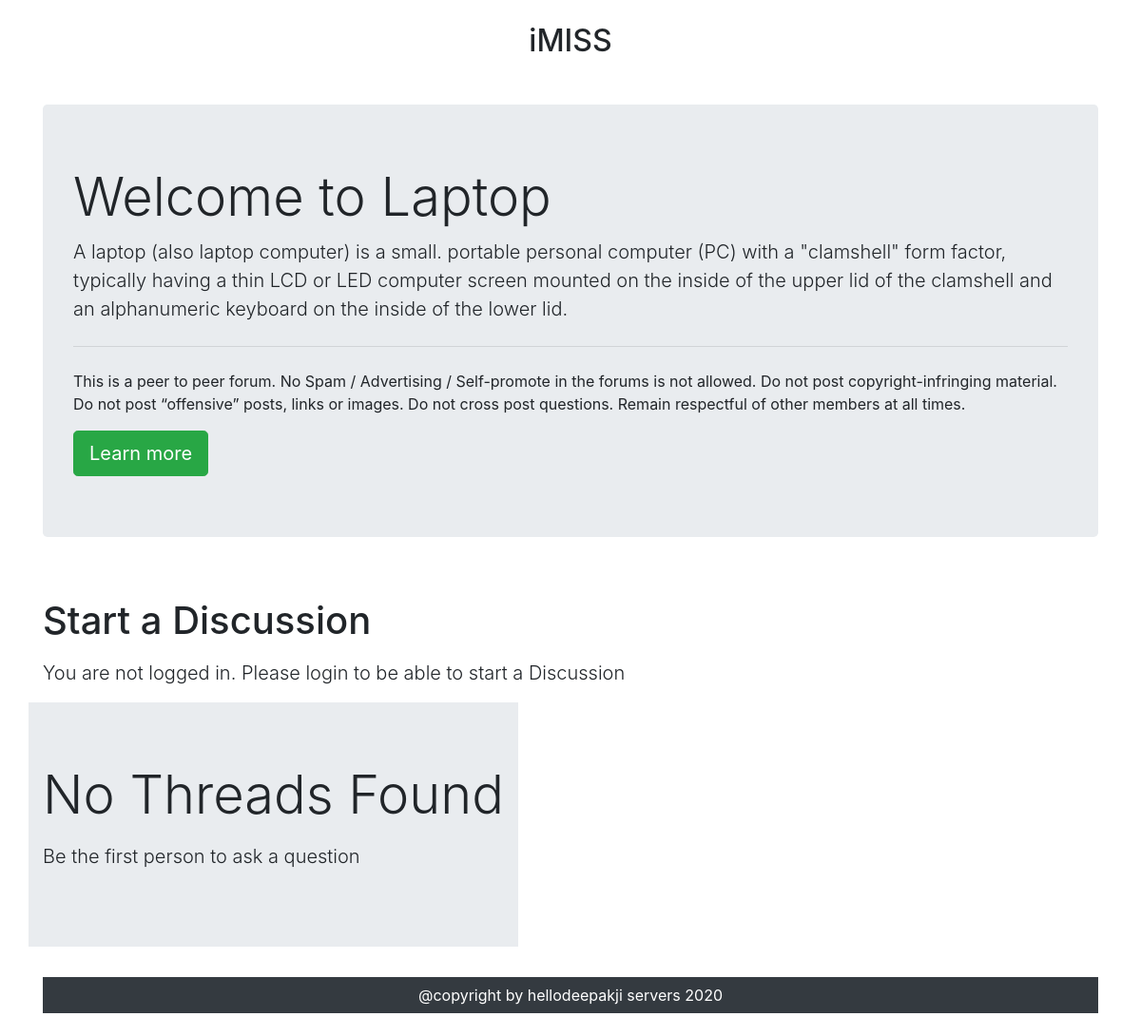
The app's page /more.php?proid=2 (signed in) with its own data.
### tables this page shows
CREATE TABLE `cata` (
  `cata_id` int(3) NOT NULL,
  `cata_name` varchar(30) NOT NULL,
  `cata_dec` text NOT NULL,
  `Date` datetime NOT NULL DEFAULT current_timestamp()
);

### more.php (the view, shortened to what this page needs)
<!doctype html>
<html lang="en">
<head>
    <link rel="stylesheet" href="https://cdn.jsdelivr.net/npm/bootstrap@4.5.3/dist/css/bootstrap.min.css"
>
</head>
<body>
        <div class="container my-4 ">
        <div class="container my-4 ">
            <h2 class="text-center">iMISS</h2>
        </div>
        <div class="row">
            <?php
            $id= $_GET['proid'];
            $sql= "SELECT * FROM `cata` WHERE cata_id = $id";
            $result=mysqli_query($conn,$sql);
            while($row=mysqli_fetch_assoc($result)){
                $catname= $row['cata_name'];
                $catdec= $row['cata_dec'];
            }
            ?>
    <div class="container my-4">
        <div class="jumbotron">
            <h1 class="display-4">Welcome to <?php echo $catname;?> </h1>
            <p class="lead"> <?php echo $catdec;?></p>
            <hr class="my-4">
            <p>This is a peer to peer forum. No Spam / Advertising / Self-promote in the forums is not allowed. Do not
                post copyright-infringing material. Do not post “offensive” posts, links or images. Do not cross post
                questions. Remain respectful of other members at all times.</p>
            <a class="btn btn-success btn-lg" href="#" role="button">Learn more</a>
        </div>
    </div>
        <?php
    if(isset($_SESSION['loggedin']) && $_SESSION['loggedin']==true){
    echo '<div class="container">
            <h1 class="py-2">Start a Discussion</h1>
            <form action="'. $_SERVER["REQUEST_URI"] . '" method="post">
                <div class="form-group">
                    <label for="exampleInputEmail1">Problem Title</label>
                    <input type="text" class="form-control" id="title" name="title" aria-describedby="emailHelp">
                    <small id="emailHelp" class="form-text text-muted">Keep your title as short and crisp as
                        possible</small>
                </div>
                <input type="hidden" name="sno" value="'. $_SESSION["sno"]. '">
                <div class="form-group">
                    <label for="exampleFormControlTextarea1">Ellaborate Your Concern</label>
                    <textarea class="form-control" id="desc" name="desc" rows="3"></textarea>
                </div>
                <button type="submit" class="btn btn-success">Submit</button>
            </form>
        </div>';
    }
    else{
        echo '
        <div class="container">
        <h1 class="py-2">Start a Discussion</h1>
           <p class="lead">You are not logged in. Please login to be able to start a Discussion</p>
        </div>
        ';
    }
    ?>
    <?php
    $noResult = true;
        if($noResult){
            echo '<div class="jumbotron jumbotron-fluid">
                    <div class="container">
                        <p class="display-4">No Threads Found</p>
                        <p class="lead"> Be the first person to ask a question</p>
                    </div>
                 </div> ';
        }
    ?>
    </div>
    <p id="para"> <font color="white"> @copyright by hellodeepakji servers 2020 </font> </p>
</body>
</html>

### more.php (style rules this page uses)
#para { background-color:#343a40; text-align: center; padding:7px; }

### records on screen
cata: cata_name "Laptop", cata_dec "A laptop (also laptop computer) is a small. portable personal computer (PC) with a \"clamshell\" form factor, typically having a thin LCD or LED computer screen mounted on the inside of the upper lid of the clamshell and an alphanumeric keyboard on the inside of the lower lid."
